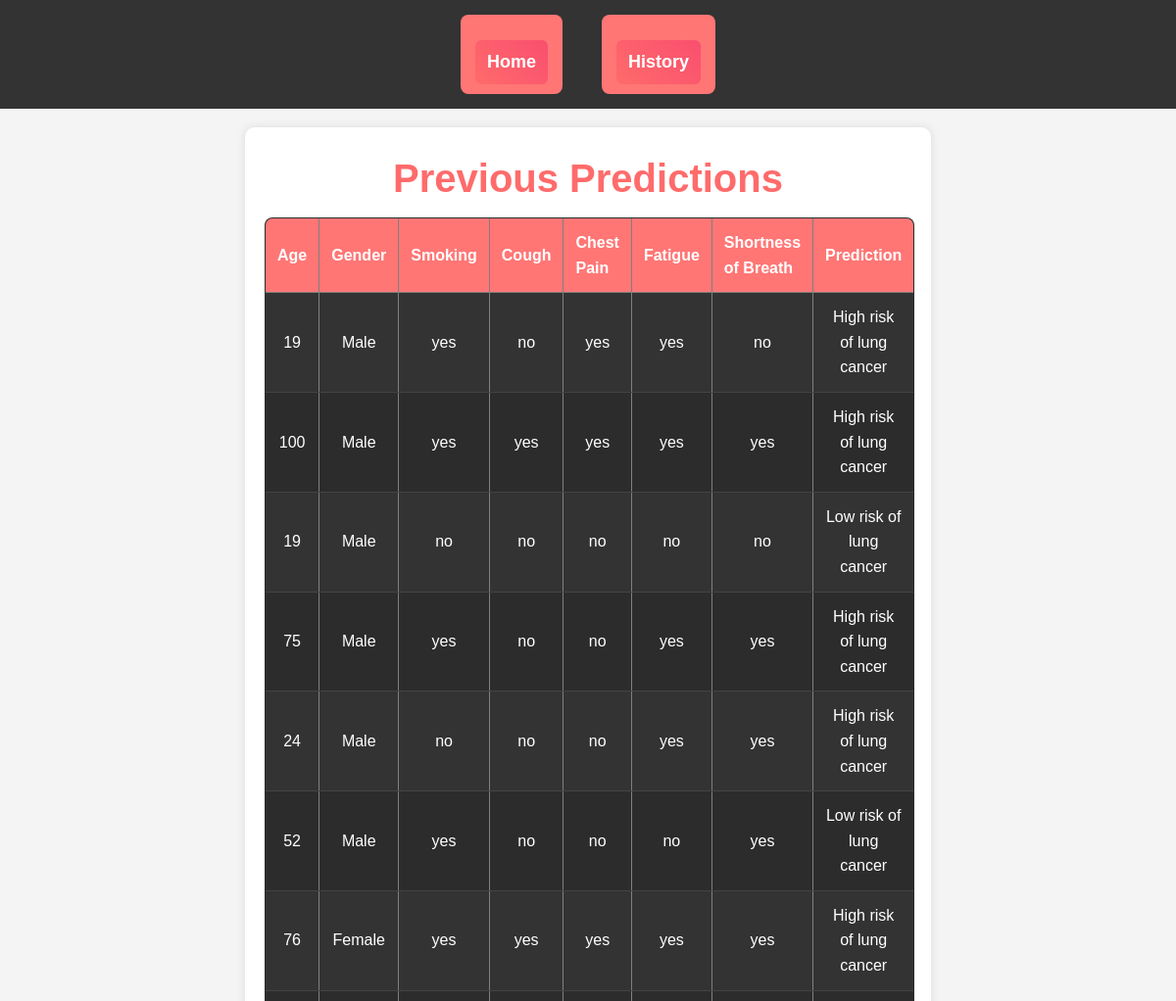
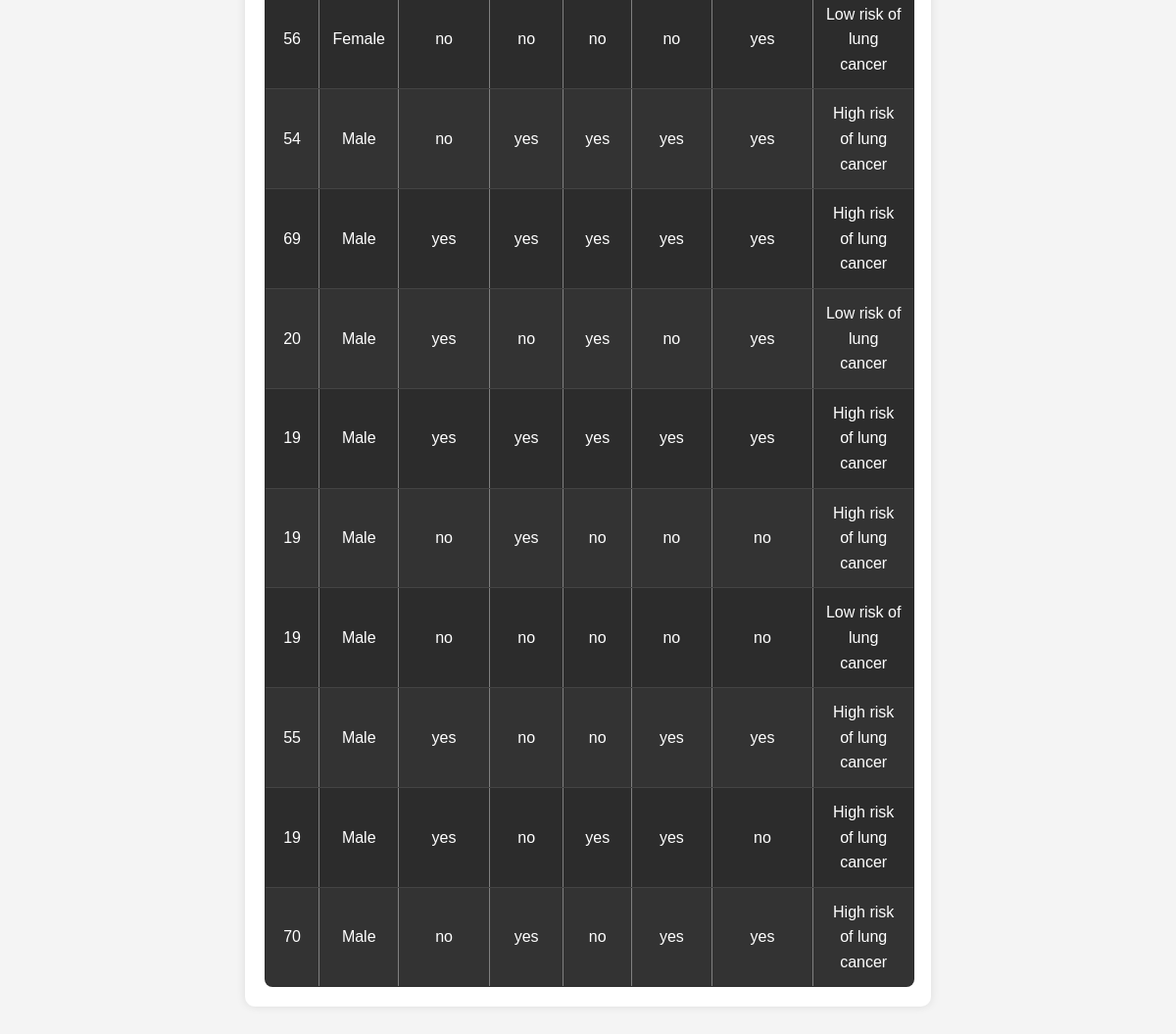
The app's page /history with its own data (2 pictures, top to bottom).
### tables this page shows
CREATE TABLE predictions (
        id INTEGER PRIMARY KEY AUTOINCREMENT,
        age INTEGER,
        gender TEXT,
        smoking TEXT,
        cough TEXT,
        chest_pain TEXT,
        fatigue TEXT,
        shortness_of_breath TEXT,
        prediction TEXT
    );

### app.py (the view)
@app.route('/history')
def history():
    history_data = get_history()
    return render_template('history.html', history_data=history_data)

### app.py (called while the page is built)
def get_history():
    conn = sqlite3.connect('database.db')
    cursor = conn.cursor()
    cursor.execute("SELECT age, gender, smoking, cough, chest_pain, fatigue, shortness_of_breath, prediction FROM predictions")
    data = cursor.fetchall()
    conn.close()
    history_data = [
        {"age": row[0], "gender": row[1], "smoking": row[2], "cough": row[3], "chest_pain": row[4],
         "fatigue": row[5], "shortness_of_breath": row[6], "prediction": row[7]}
        for row in data
    ]
    return history_data

### templates/history.html (shortened to what this page needs)
<!DOCTYPE html>
<html lang="en">
<head>
    <link rel="stylesheet" href="{{ url_for('static', filename='css/style.css') }}">
</head>
<body>
    <header>
        <nav class="navbar">
            <ul>
                <li><a href="/">Home</a></li>
                <li><a href="/history">History</a></li>
            </ul>
        </nav>
    </header>
    <div class="container">
        <h1>Previous Predictions</h1>
        {% if history_data %}
            <table border="1">
                <tr>
                    <th>Age</th>
                    <th>Gender</th>
                    <th>Smoking</th>
                    <th>Cough</th>
                    <th>Chest Pain</th>
                    <th>Fatigue</th>
                    <th>Shortness of Breath</th>
                    <th>Prediction</th>
                </tr>
                {% for entry in history_data %}
                <tr>
                    <td>{{ entry.age }}</td>
                    <td>{{ entry.gender }}</td>
                    <td>{{ entry.smoking }}</td>
                    <td>{{ entry.cough }}</td>
                    <td>{{ entry.chest_pain }}</td>
                    <td>{{ entry.fatigue }}</td>
                    <td>{{ entry.shortness_of_breath }}</td>
                    <td>{{ entry.prediction }}</td>
                </tr>
                {% endfor %}
            </table>
        {% else %}
            <p>No history available.</p>
        {% endif %}
    </div>
</body>
</html>

### static/css/style.css (style rules this page uses)
* { margin: 0; padding: 0; box-sizing: border-box; font-family: 'Poppins', sans-serif; }
body { font-family: 'Roboto', Arial, sans-serif; background: #0a0a0a; color: #e0e0e0; line-height: 1.6; display: flex; flex-direction: column; justify-content: center; align-items: center; min-height: 100vh; padding: 0 1rem; }
h1 { font-size: 2.5rem; color: #ff6b6b; text-align: center; margin-bottom: 0.5rem; }
a { display: inline-block; padding: 0.8rem 1.2rem; color: #fff; background: linear-gradient(45deg, #ff6b6b, #f94f6f); text-decoration: none; border-radius: 6px; margin-top: 1rem; transition: transform 0.3s ease, box-shadow 0.3s ease; }
header { background: #1c1c1c; padding: 15px 30px; display: flex; justify-content: space-between; align-items: center; box-shadow: 0 4px 8px rgba(255, 255, 255, 0.1); }
nav { background: #2c2c2c; padding: 15px; display: flex; justify-content: center; }
nav ul { list-style: none; display: flex; }
nav li { padding: 10px 15px; background: #ff7675; border-radius: 8px; font-weight: bold; }
nav ul li { margin: 0 15px; }
nav ul li a { text-decoration: none; color: #ff6b6b; font-size: 1.1rem; font-weight: bold; padding: 8px 12px; transition: color 0.3s ease, transform 0.2s ease; }
body { font-family: Arial, sans-serif; background-color: #f4f4f4; margin: 0; padding: 0; text-align: center; }
.navbar { background-color: #333; padding: 15px; position: fixed; width: 100%; top: 0; left: 0; }
.navbar ul { list-style: none; padding: 0; margin: 0; display: flex; justify-content: center; }
.navbar ul li { margin: 0 20px; }
.navbar ul li a { color: white; text-decoration: none; font-size: 18px; }
.container { width: 80%; margin: 50px auto; padding: 20px; background: #1e1e1e; border-radius: 10px; box-shadow: 0 4px 8px rgba(255, 255, 255, 0.1); animation: fadeIn 1s ease-in-out; }
.container { max-width: 700px; background: white; margin: 100px auto; padding: 20px; box-shadow: 0px 0px 10px rgba(0, 0, 0, 0.1); border-radius: 10px; }
table { width: 100%; border-collapse: collapse; background: #2c2c2c; color: white; border-radius: 8px; overflow: hidden; }
th { background: #ff7675; color: white; padding: 12px; text-align: left; font-weight: bold; }
td { padding: 12px; border-bottom: 1px solid #444; }
tr:nth-child(even) { background: #333; }

### records on screen
predictions: age "19", gender "Male", smoking "yes", cough "no", chest_pain "yes", fatigue "yes", shortness_of_breath "no", prediction "High risk of lung cancer"
predictions: age "100", gender "Male", smoking "yes", cough "yes", chest_pain "yes", fatigue "yes", shortness_of_breath "yes", prediction "High risk of lung cancer"
predictions: age "19", gender "Male", smoking "no", cough "no", chest_pain "no", fatigue "no", shortness_of_breath "no", prediction "Low risk of lung cancer"
predictions: age "75", gender "Male", smoking "yes", cough "no", chest_pain "no", fatigue "yes", shortness_of_breath "yes", prediction "High risk of lung cancer"
predictions: age "24", gender "Male", smoking "no", cough "no", chest_pain "no", fatigue "yes", shortness_of_breath "yes", prediction "High risk of lung cancer"
predictions: age "52", gender "Male", smoking "yes", cough "no", chest_pain "no", fatigue "no", shortness_of_breath "yes", prediction "Low risk of lung cancer"
predictions: age "76", gender "Female", smoking "yes", cough "yes", chest_pain "yes", fatigue "yes", shortness_of_breath "yes", prediction "High risk of lung cancer"
predictions: age "56", gender "Female", smoking "no", cough "no", chest_pain "no", fatigue "no", shortness_of_breath "yes", prediction "Low risk of lung cancer"
predictions: age "54", gender "Male", smoking "no", cough "yes", chest_pain "yes", fatigue "yes", shortness_of_breath "yes", prediction "High risk of lung cancer"
predictions: age "69", gender "Male", smoking "yes", cough "yes", chest_pain "yes", fatigue "yes", shortness_of_breath "yes", prediction "High risk of lung cancer"
predictions: age "20", gender "Male", smoking "yes", cough "no", chest_pain "yes", fatigue "no", shortness_of_breath "yes", prediction "Low risk of lung cancer"
predictions: age "19", gender "Male", smoking "yes", cough "yes", chest_pain "yes", fatigue "yes", shortness_of_breath "yes", prediction "High risk of lung cancer"
predictions: age "19", gender "Male", smoking "no", cough "yes", chest_pain "no", fatigue "no", shortness_of_breath "no", prediction "High risk of lung cancer"
predictions: age "19", gender "Male", smoking "no", cough "no", chest_pain "no", fatigue "no", shortness_of_breath "no", prediction "Low risk of lung cancer"
predictions: age "55", gender "Male", smoking "yes", cough "no", chest_pain "no", fatigue "yes", shortness_of_breath "yes", prediction "High risk of lung cancer"
predictions: age "19", gender "Male", smoking "yes", cough "no", chest_pain "yes", fatigue "yes", shortness_of_breath "no", prediction "High risk of lung cancer"
predictions: age "70", gender "Male", smoking "no", cough "yes", chest_pain "no", fatigue "yes", shortness_of_breath "yes", prediction "High risk of lung cancer"
